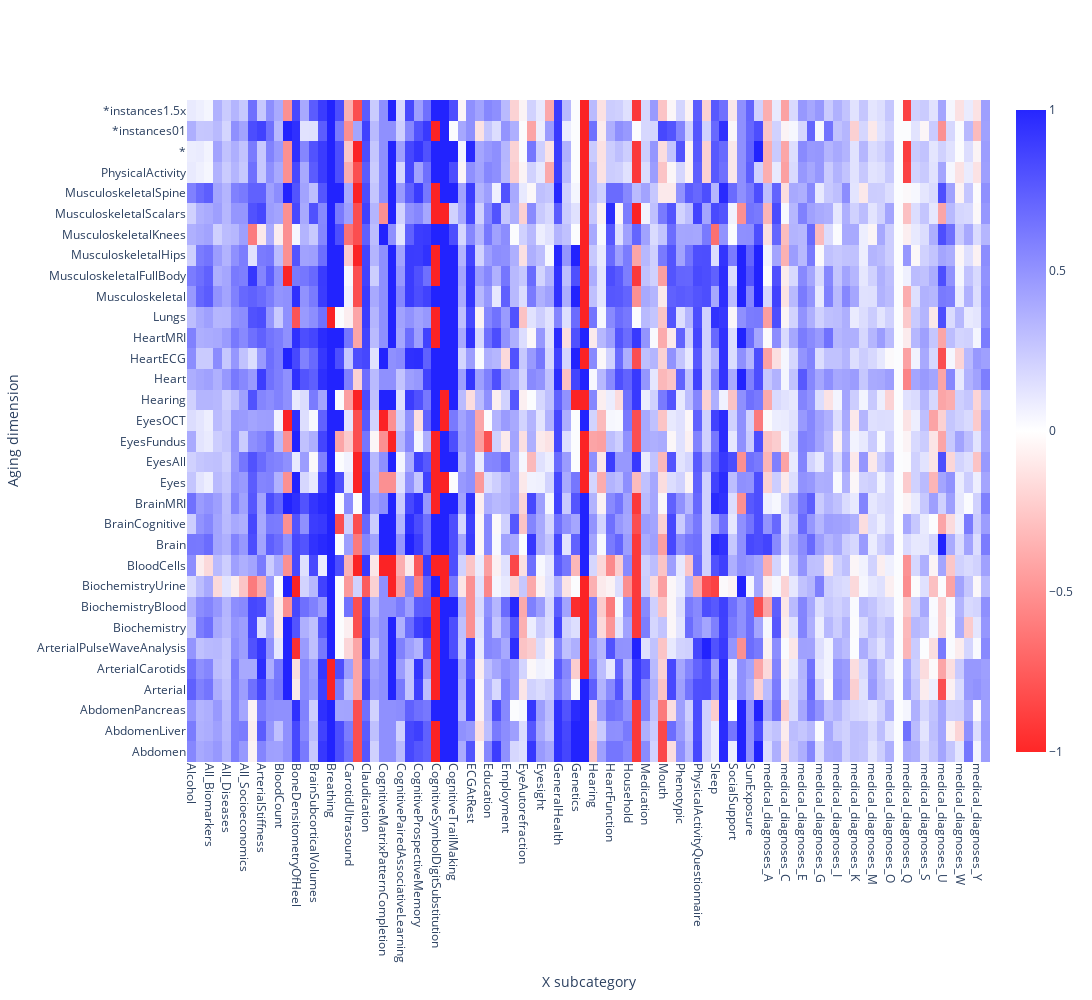

Notebook code cell kept with this figure:
### Code cell
import plotly.graph_objs as go
from dash_website.utils.graphs.colorscale import get_colorscale

hovertemplate = "Correlation: %{z:.3f} <br>X subcategory: %{x} <br>Aging dimension: %{y} <br>Number variables: %{customdata} <br><extra></extra>"

heatmap = go.Heatmap(
    x=correlations_2d.columns,
    y=correlations_2d.index,
    z=correlations_2d,
    colorscale=get_colorscale(correlations_2d),
    customdata=numbers_variables_2d,
    hovertemplate=hovertemplate,
)

fig = go.Figure(heatmap)

fig.update_layout(
    {
        "width": 2000,
        "height": 1000,
        "xaxis": {"title": "X subcategory", "tickangle": 90, "showgrid": False},
        "yaxis": {"title": "Aging dimension", "showgrid": False},
    }
)

### Figure 1 — Plotly figure (JSON) as saved in the notebook; plotly's stock layout.template omitted (floating-point values rounded to 4 significant figures; data arrays with more than 128 entries replaced by an {"elided": "..."} marker saying what was removed)
{"data": [{"colorscale": [[0, "rgba(255, 0, 0, 0.85)"], [0.5, "rgba(255, 255, 255, 0.85)"], [1, "rgba(0, 0, 255, 0.85)"]], "customdata": {"elided": "32x92 int values"}, "hovertemplate": "Correlation: %{z:.3f} <br>X subcategory: %{x} <br>Aging dimension: %{y} <br>Number variables: %{customdata} <br><extra></extra>", "type": "heatmap", "x": ["Alcohol", "All_All", "All_Biomarkers", "All_ClinicalPhenotypes", "All_Diseases", "All_Environmental", "All_Socioeconomics", "Anthropometry", "ArterialStiffness", "BloodBiochemistry", "BloodCount", "BloodPressure", "BoneDensitometryOfHeel", "BrainGreyMatterVolumes", "BrainSubcorticalVolumes", "BraindMRIWeightedMeans", "Breathing", "CancerScreening", "CarotidUltrasound", "ChestPain", "Claudication", "CognitiveFluidIntelligence", "CognitiveMatrixPatternCompletion", "CognitiveNumericMemory", "CognitivePairedAssociativeLearning", "CognitivePairsMatching", "CognitiveProspectiveMemory", "CognitiveReactionTime", "CognitiveSymbolDigitSubstitution", "CognitiveTowerRearranging", "CognitiveTrailMaking", "Diet", "ECGAtRest", "EarlyLifeFactors", "Education", "ElectronicDevices", "Employment", "EyeAcuity", "EyeAutorefraction", "EyeIntraocularPressure", "Eyesight", "FamilyHistory", "GeneralHealth", "GeneralPain", "Genetics", "HandGripStrength", "Hearing", "HearingTest", "HeartFunction", "HeartPWA", "Household", "Impedance", "Medication", "MentalHealth", "Mouth", "OtherSociodemographics", "Phenotypic", "PhysicalActivity", "PhysicalActivityQuestionnaire", "SexualFactors", "Sleep", "Smoking", "SocialSupport", "Spirometry", "SunExposure", "UrineBiochemistry", "medical_diagnoses_A", "medical_diagnoses_B", "medical_diagnoses_C", "medical_diagnoses_D", "medical_diagnoses_E", "medical_diagnoses_F", "medical_diagnoses_G", "medical_diagnoses_H", "medical_diagnoses_I", "medical_diagnoses_J", "medical_diagnoses_K", "medical_diagnoses_L", "medical_diagnoses_M", "medical_diagnoses_N", "medical_diagnoses_O", "medical_diagnoses_P", "medical_diagnoses_Q", "medical_diagnoses_R", "medical_diagnoses_S", "medical_diagnoses_T", "medical_diagnoses_U", "medical_diagnoses_V", "medical_diagnoses_W", "medical_diagnoses_X", "medical_diagnoses_Y", "medical_diagnoses_Z"], "y": ["Abdomen", "AbdomenLiver", "AbdomenPancreas", "Arterial", "ArterialCarotids", "ArterialPulseWaveAnalysis", "Biochemistry", "BiochemistryBlood", "BiochemistryUrine", "BloodCells", "Brain", "BrainCognitive", "BrainMRI", "Eyes", "EyesAll", "EyesFundus", "EyesOCT", "Hearing", "Heart", "HeartECG", "HeartMRI", "Lungs", "Musculoskeletal", "MusculoskeletalFullBody", "MusculoskeletalHips", "MusculoskeletalKnees", "MusculoskeletalScalars", "MusculoskeletalSpine", "PhysicalActivity", "*", "*instances01", "*instances1.5x"], "z": {"elided": "32x92 float values"}}], "layout": {"height": 1000, "width": 2000, "xaxis": {"showgrid": false, "tickangle": 90, "title": {"text": "X subcategory"}}, "yaxis": {"showgrid": false, "title": {"text": "Aging dimension"}}}}
